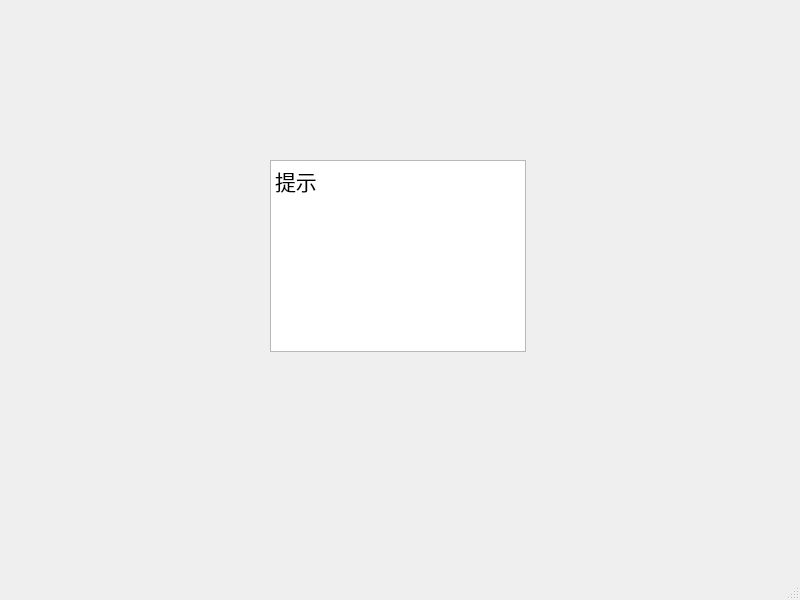
<?xml version="1.0" encoding="UTF-8"?>
<ui version="4.0">
 <class>MainWindow</class>
 <widget class="QMainWindow" name="MainWindow">
  <property name="geometry">
   <rect>
    <x>0</x>
    <y>0</y>
    <width>800</width>
    <height>600</height>
   </rect>
  </property>
  <property name="windowTitle">
   <string>南京工业大学</string>
  </property>
  <property name="windowIcon">
   <iconset>
    <normaloff>images/njtech.ico</normaloff>images/njtech.ico</iconset>
  </property>
  <widget class="QWidget" name="centralwidget">
   <widget class="QTextBrowser" name="textBrowser">
    <property name="geometry">
     <rect>
      <x>270</x>
      <y>160</y>
      <width>256</width>
      <height>192</height>
     </rect>
    </property>
    <property name="html">
     <string>&lt;!DOCTYPE HTML PUBLIC &quot;-//W3C//DTD HTML 4.0//EN&quot; &quot;http://www.w3.org/TR/REC-html40/strict.dtd&quot;&gt;
&lt;html&gt;&lt;head&gt;&lt;meta name=&quot;qrichtext&quot; content=&quot;1&quot; /&gt;&lt;style type=&quot;text/css&quot;&gt;
p, li { white-space: pre-wrap; }
&lt;/style&gt;&lt;/head&gt;&lt;body style=&quot; font-family:'SimSun'; font-size:9pt; font-weight:400; font-style:normal;&quot;&gt;
&lt;p style=&quot; margin-top:0px; margin-bottom:0px; margin-left:0px; margin-right:0px; -qt-block-indent:0; text-indent:0px;&quot;&gt;&lt;span style=&quot; font-size:16pt;&quot;&gt;提示&lt;/span&gt;&lt;/p&gt;&lt;/body&gt;&lt;/html&gt;</string>
    </property>
   </widget>
  </widget>
  <widget class="QMenuBar" name="menubar">
   <property name="geometry">
    <rect>
     <x>0</x>
     <y>0</y>
     <width>800</width>
     <height>26</height>
    </rect>
   </property>
  </widget>
  <widget class="QStatusBar" name="statusbar"/>
 </widget>
 <resources/>
 <connections/>
</ui>
